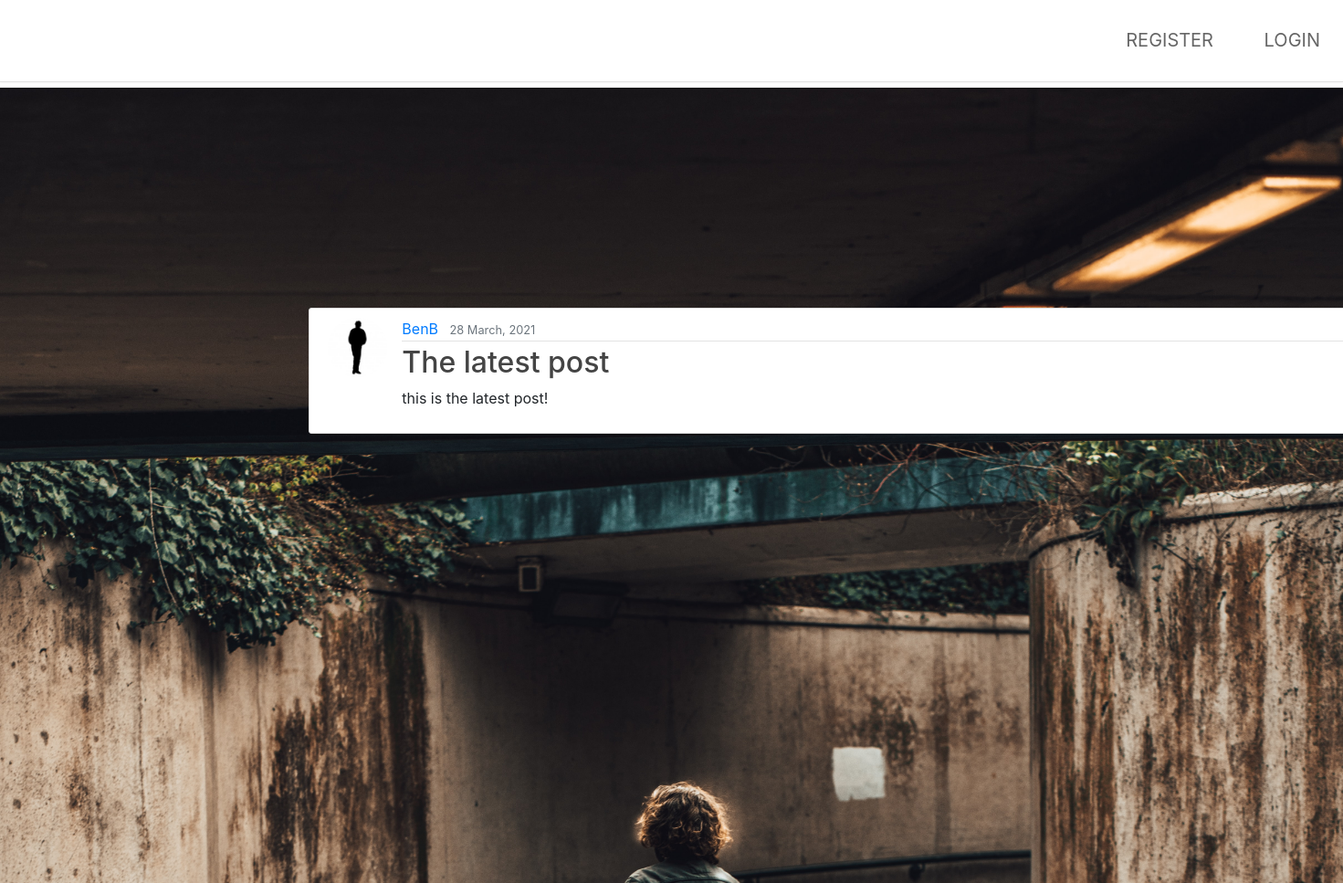
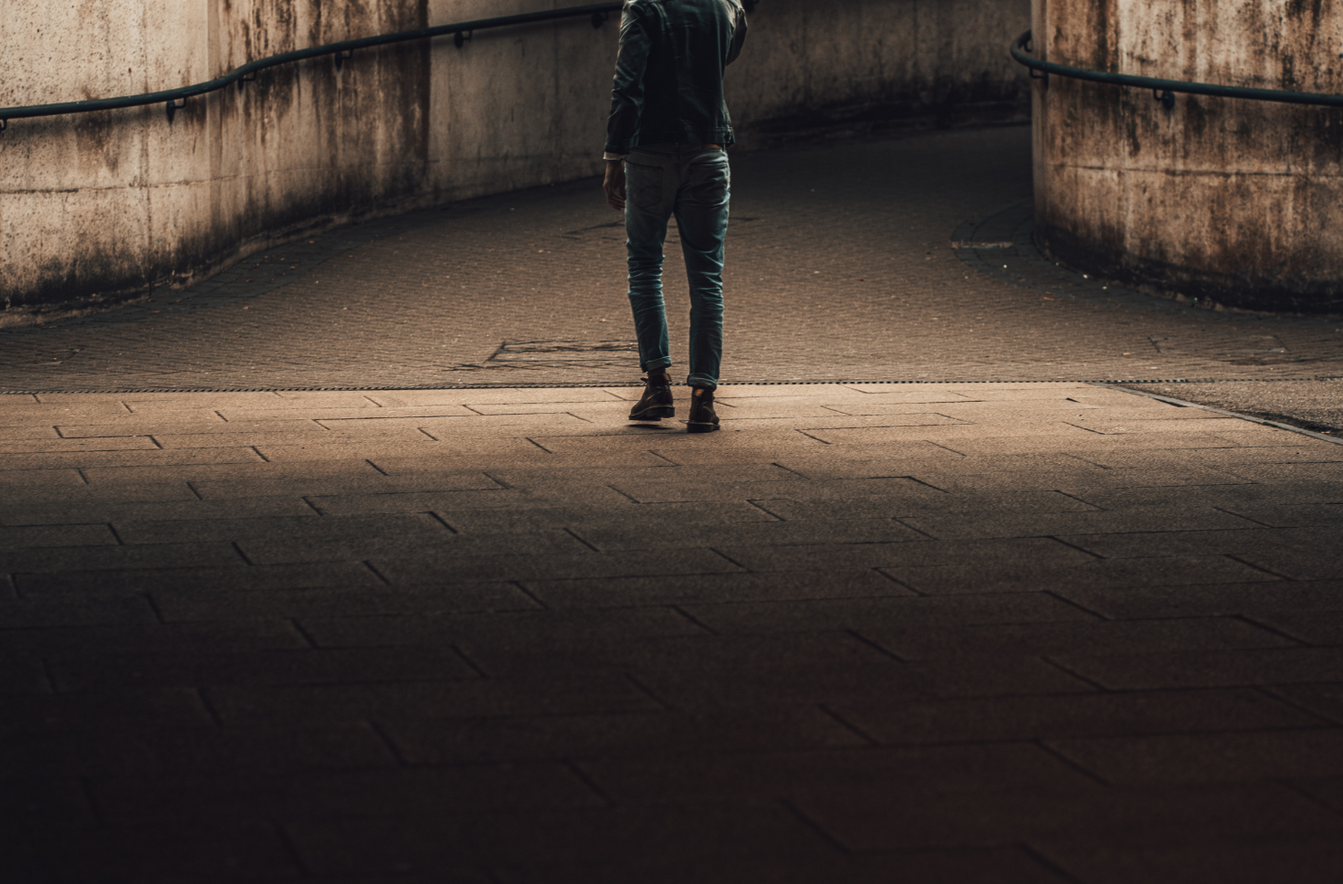
The page /post/8/ on the database its author committed (2 pictures, top to bottom).
### blogApp/models.py (models this page shows, shortened)
class Post(models.Model):
	title = models.CharField(max_length=100) #Setting the fields for the posts
	content = models.TextField() #Setting the fields for the post
	datePosted = models.DateTimeField(default=timezone.now) #Making the date stamp for the posts, it defaults to the current date/ time so it autmomatically tags posts with the right date
	author = models.ForeignKey(User, on_delete=models.CASCADE) #Assigning the user varible to the author section of a post, I also added .CASCADE to ensure if a user is deleted so is thier posts

### users/models.py (models this page shows, shortened)
class Profile(models.Model): #Creating the profile model
	user = models.OneToOneField(User, on_delete=models.CASCADE) #Setting the user models and also using the .CASCADE so when the user is deleted everything associated with them is deleted
	image=models.ImageField(default='default.png',upload_to='profile_photos') #Setting the users profile pic
	bio = models.CharField(max_length=200, default='This is my awesome bio!')

### blogApp/views.py (the view)
# urls.py: path('post/<int:pk>/', PostDetailView.as_view(), name='post-detail'),
class PostDetailView(DetailView): #The method to view individual posts
	model = Post

### blogApp/templates/blogApp/post_detail.html (shortened to what this page needs)
{% extends "blogApp/base.html" %}
{% block content %}
<img src="/media/list.jpg" style="background; width: 100%; height: 100%;">
	<div class="register" >
		<main role="main" class="container">
		  <div class="row newDiv">
		    <div class="col-md-12">
			  <article class="media content-section">
			  	<img class="rounded-circle article-img" src="{{object.author.profile.image.url}}">
				<div class="media-body">
				  <div class="article-metadata">
				    <a class="mr-2" href="{% url 'user-posts' object.author.username %}">{{ object.author }}</a>
					<small class="text-muted">{{ object.datePosted|date:"d F, Y" }}</small>
			      </div>
				  <h2 class="article-title" >{{ object.title }}</h2>
				  <p class="article-content">{{ object.content }}</p>
				</div>
			  </article>
		  	</div>
      </div>
    </main>
</div>
{% endblock content %}

### blogApp/static/blogApp/css/main.css (style rules this page uses)
html, body, div, span, applet, object, iframe, h1, h2, h3, h4, h5, h6, p, blockquote, pre, a, abbr, acronym, address, big, cite, code, del, dfn, em, img, ins, kbd, q, s, samp, small, strike, strong, sub, sup, tt, var, b, u, i, center, dl, dt, dd, ol, ul, li, fieldset, form, label, legend, table, caption, tbody, tfoot, thead, tr, th, td, article, aside, canvas, details, embed, figure, figcaption, footer, header, hgroup, menu, nav, output, ruby, section, summary, time, mark, audio, video { margin: 0; padding: 0; border: 0; font-size: 100%; font: inherit; vertical-align: baseline; }
article, aside, details, figcaption, figure, footer, header, hgroup, menu, nav, section { display: block; }
body { line-height: 1; }
body { -webkit-text-size-adjust: none; }
*, *:before, *:after { -moz-box-sizing: border-box; -webkit-box-sizing: border-box; box-sizing: border-box; }
.container { margin-left: auto; margin-right: auto; }
.container { width: 80em; }
@media screen and (max-width: 1680px) { .container { width: 80em; } }
.row { border-bottom: solid 1px transparent; -moz-box-sizing: border-box; -webkit-box-sizing: border-box; box-sizing: border-box; }
.row > * { float: left; -moz-box-sizing: border-box; -webkit-box-sizing: border-box; box-sizing: border-box; }
.row:after, .row:before { content: ''; display: block; clear: both; height: 0; }
.row > * { padding: 0 0 0 2em; }
.row { margin: 0 0 -1px -2em; }
@media screen and (max-width: 1680px) { .row > * { padding: 0 0 0 2em; } }
@media screen and (max-width: 1680px) { .row { margin: 0 0 -1px -2em; } }
body { -ms-overflow-style: scrollbar; }
body { background: #fff; padding-top: 6em; }
body { background-color: #fff; color: #666; }
body, input, select, textarea { font-family: "Raleway", Arial, Helvetica, sans-serif; font-size: 13pt; font-weight: 400; line-height: 2em; }
@media screen and (max-width: 1680px) { body, input, select, textarea { font-size: 11pt; } }
a { text-decoration: underline; color: #f32853; }
p { margin: 0 0 2em 0; }
h1, h2, h3, h4, h5, h6 { color: #484848; font-weight: 700; line-height: 1em; margin: 0 0 1em 0; }
h2 { font-size: 1.75em; line-height: 1.5em; }

### blogApp/static/blogApp/css/ms.css (style rules this page uses)
body { background: #fafafa; color: #333333; margin-top: 5rem; }
h1, h2, h3, h4, h5, h6 { color: #444444; }
.content-section { background: #ffffff; padding: 10px 20px; border: 1px solid #dddddd; border-radius: 3px; margin-bottom: 20px; }
.article-title { color: #444444; }
.article-content { white-space: pre-line; }
.article-img { height: 65px; width: 65px; margin-right: 16px; }
.article-metadata { padding-bottom: 1px; margin-bottom: 4px; border-bottom: 1px solid #e3e3e3 }
.newDiv { position: absolute; top: 20%; left: 23%; margin-top: -50px; margin-left: -80px; width: 1200px; height: 200px; }
.register { background-image: url("images/register.jpg"); width: 100%; height: 100%; }

### rows shown on the page
Post: author.profile.image (placeholder picture), author "BenB", datePosted "28 March, 2021", title "The latest post", content "this is the latest post!"
